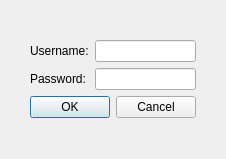
<ui version="4.0" >
 <class>Dialog</class>
 <widget class="QDialog" name="Dialog" >
  <property name="geometry" >
   <rect>
    <x>0</x>
    <y>0</y>
    <width>226</width>
    <height>159</height>
   </rect>
  </property>
  <property name="windowTitle" >
   <string>PyKafe</string>
  </property>
  <property name="windowIcon" >
   <iconset resource="../data/pykafe.qrc" >:/icons/icons/pyKafe.png</iconset>
  </property>
  <layout class="QGridLayout" >
   <property name="leftMargin" >
    <number>9</number>
   </property>
   <property name="topMargin" >
    <number>9</number>
   </property>
   <property name="rightMargin" >
    <number>9</number>
   </property>
   <property name="bottomMargin" >
    <number>9</number>
   </property>
   <property name="horizontalSpacing" >
    <number>6</number>
   </property>
   <property name="verticalSpacing" >
    <number>6</number>
   </property>
   <item row="2" column="0" >
    <spacer>
     <property name="orientation" >
      <enum>Qt::Horizontal</enum>
     </property>
     <property name="sizeHint" >
      <size>
       <width>40</width>
       <height>20</height>
      </size>
     </property>
    </spacer>
   </item>
   <item row="2" column="3" >
    <spacer>
     <property name="orientation" >
      <enum>Qt::Horizontal</enum>
     </property>
     <property name="sizeHint" >
      <size>
       <width>40</width>
       <height>20</height>
      </size>
     </property>
    </spacer>
   </item>
   <item row="0" column="2" >
    <spacer>
     <property name="orientation" >
      <enum>Qt::Vertical</enum>
     </property>
     <property name="sizeHint" >
      <size>
       <width>20</width>
       <height>40</height>
      </size>
     </property>
    </spacer>
   </item>
   <item row="4" column="2" >
    <spacer>
     <property name="orientation" >
      <enum>Qt::Vertical</enum>
     </property>
     <property name="sizeHint" >
      <size>
       <width>20</width>
       <height>40</height>
      </size>
     </property>
    </spacer>
   </item>
   <item row="3" column="1" colspan="2" >
    <widget class="QDialogButtonBox" name="buttonBox" >
     <property name="orientation" >
      <enum>Qt::Horizontal</enum>
     </property>
     <property name="standardButtons" >
      <set>QDialogButtonBox::Cancel|QDialogButtonBox::NoButton|QDialogButtonBox::Ok</set>
     </property>
    </widget>
   </item>
   <item row="1" column="1" >
    <widget class="QLabel" name="label" >
     <property name="text" >
      <string>Username:</string>
     </property>
    </widget>
   </item>
   <item row="1" column="2" >
    <widget class="QLineEdit" name="username" />
   </item>
   <item row="2" column="1" >
    <widget class="QLabel" name="label_2" >
     <property name="text" >
      <string>Password:</string>
     </property>
    </widget>
   </item>
   <item row="2" column="2" >
    <widget class="QLineEdit" name="password" >
     <property name="echoMode" >
      <enum>QLineEdit::Password</enum>
     </property>
    </widget>
   </item>
  </layout>
 </widget>
 <resources>
  <include location="../data/pykafe.qrc" />
 </resources>
 <connections>
  <connection>
   <sender>buttonBox</sender>
   <signal>accepted()</signal>
   <receiver>Dialog</receiver>
   <slot>accept()</slot>
   <hints>
    <hint type="sourcelabel" >
     <x>248</x>
     <y>254</y>
    </hint>
    <hint type="destinationlabel" >
     <x>157</x>
     <y>274</y>
    </hint>
   </hints>
  </connection>
  <connection>
   <sender>buttonBox</sender>
   <signal>rejected()</signal>
   <receiver>Dialog</receiver>
   <slot>reject()</slot>
   <hints>
    <hint type="sourcelabel" >
     <x>316</x>
     <y>260</y>
    </hint>
    <hint type="destinationlabel" >
     <x>286</x>
     <y>274</y>
    </hint>
   </hints>
  </connection>
 </connections>
</ui>
